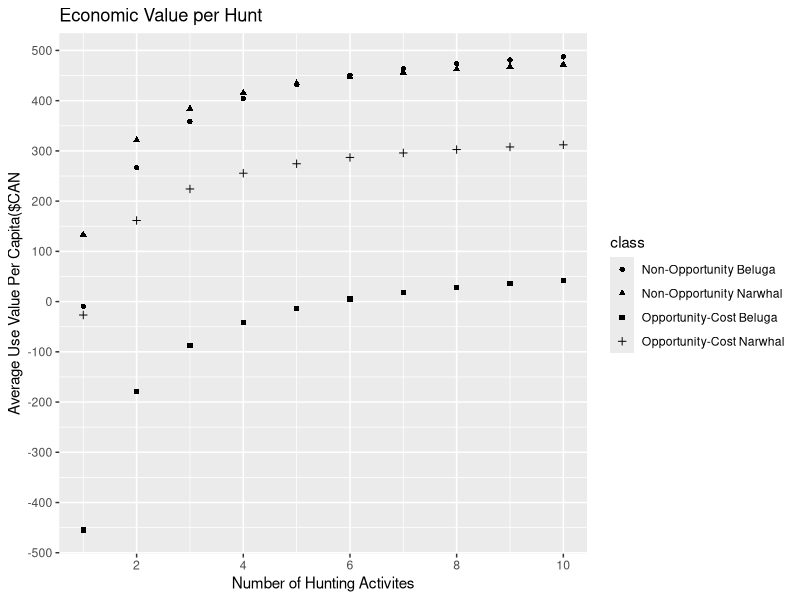

Generate this figure with R:
library(tidyverse)
library(ggplot2)

huntingActivities = c(1:10, 1:10, 1:10, 1:10)
perCapitaBeluga = c(-9399, 266504, 358454, 404429, 432014, 450404, 463540, 473392, 481054, 487184)
perCapitaBeluga = perCapitaBeluga / 1000
belugaOpp = c(-454859, -179009, -87059, -41084, -13499, 4890, 18025, 27877, 35540, 41670)
belugaOpp = belugaOpp / 1000
beluga = c(perCapitaBeluga, belugaOpp)
perCapitaNarwhal = c(133278, 321500, 384240, 415611, 434433, 446981, 455944, 462666, 467895, 472077)
perCapitaNarwhal = perCapitaNarwhal / 1000
NarwhalOpp = c(-26735, 161486, 224227, 255597, 274419, 286967, 295930, 302653, 307881, 312064)
NarwhalOpp = NarwhalOpp / 1000
narwhal = c(perCapitaNarwhal, NarwhalOpp)
whales = c(beluga, narwhal)
class = c(rep("Non-Opportunity Beluga", 10), rep("Opportunity-Cost Beluga", 10), rep("Non-Opportunity Narwhal", 10), rep("Opportunity-Cost Narwhal", 10))
data = tibble(class, huntingActivities, whales)



beluga = ggplot(data = data, aes(x = huntingActivities, y = whales, shape = class)) + ggtitle("Economic Value per Hunt") + xlab("Number of Hunting Activites") + ylab("Average Use Value Per Capita($CAN")
beluga + geom_point() + scale_x_continuous(breaks = pretty(data$huntingActivities, n = 5)) + scale_y_continuous(breaks = pretty(data$whales, n = 10))